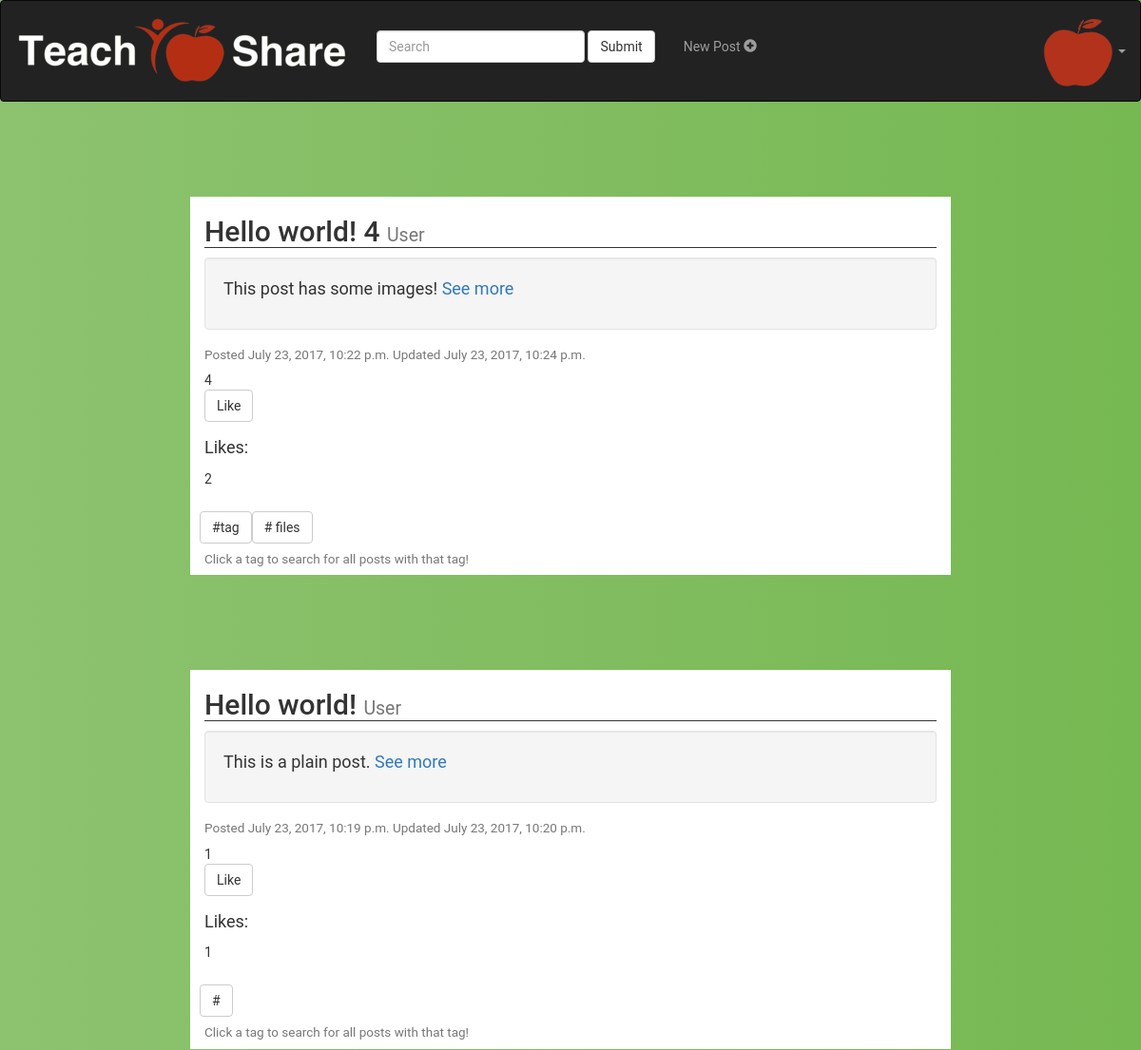
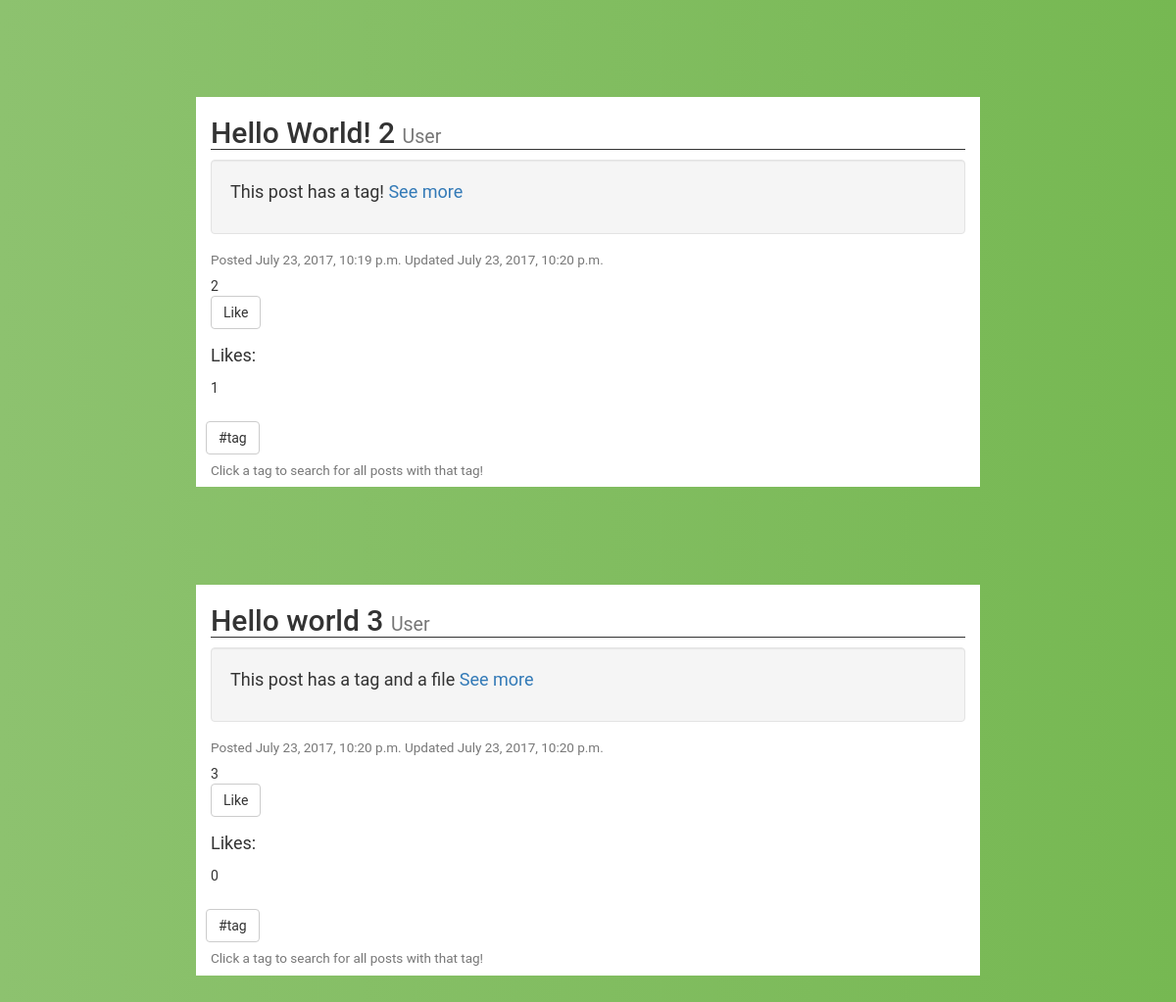
Before: /account/dashboard/ (signed in) with the older database file (2 pictures, top to bottom).
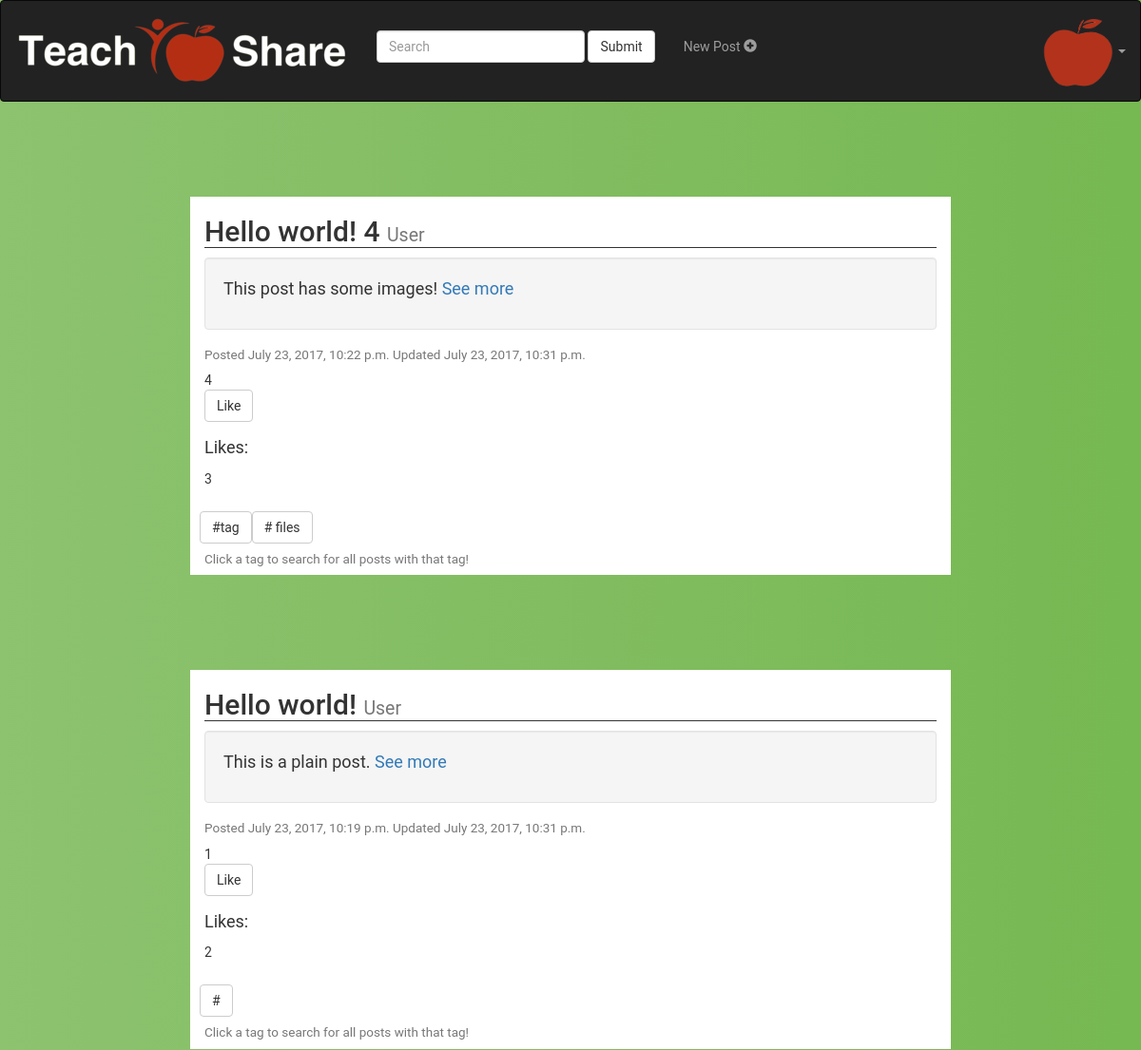
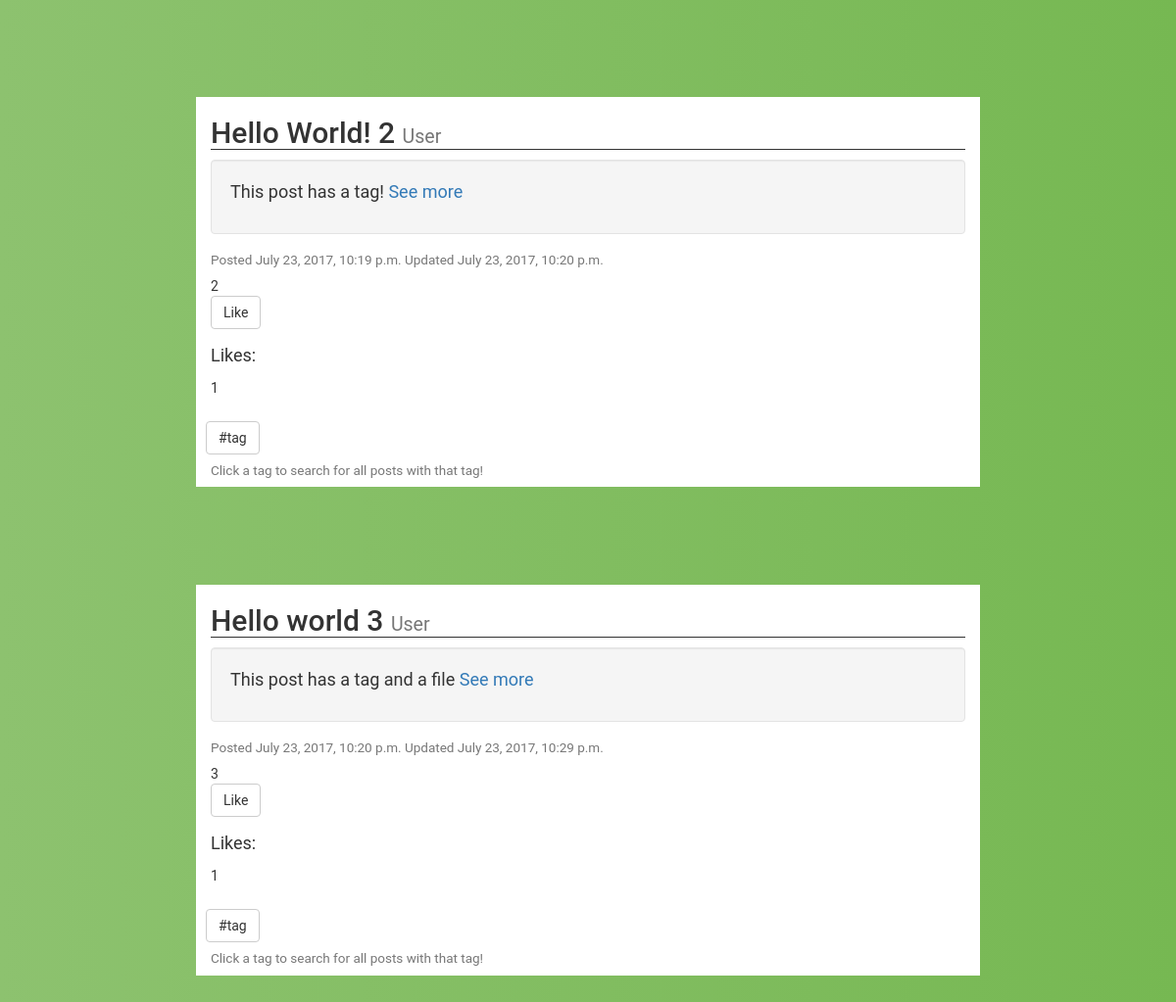
After: the same page with the newer database file (2 pictures, top to bottom).
### accounts/models.py (models this page shows)
class Post(models.Model):
	user = models.ForeignKey(settings.AUTH_USER_MODEL, default=1)
	title = models.CharField(max_length=100, default='')
	user = models.CharField(max_length=100, default='')
	content = models.TextField(default="")
	updated = models.DateTimeField(auto_now=True, auto_now_add=False)
	likes = models.IntegerField(default=0)
	timestamp = models.DateTimeField(auto_now=False, auto_now_add= True)

### accounts/views.py (the view)
@login_required(login_url='/account/login')
def dashboard(request):
	likedPosts = []
	for post in request.user.userprofile.favorites.all():
		likedPosts.append(post)
	if request.method == 'POST':
		print(request.POST['search'])
		print("foo")
		return render(request, 'accounts/dashboard.html',
					{'posts' : search(Post.objects.all(), request.POST['search']),
					 'likedPosts' : likedPosts,
					 'searchstring' : request.POST['search']})
	else:
		return render(request, 'accounts/dashboard.html',
						{'posts' : Post.objects.order_by("-likes"),
						 'likedPosts' : likedPosts})

### accounts/templates/accounts/dashboard.html (shortened to what this page needs)
<html lang="en">
<head>
{% load static %}
<link rel="stylesheet" href="https://maxcdn.bootstrapcdn.com/bootstrap/3.3.7/css/bootstrap.min.css">
<link rel="stylesheet" href={% static 'accounts/dashboard.css'%} type = "text/css">
</head>
<body>
{% block body %}
<nav class="navbar navbar-inverse ">
  <div class="container-fluid">
    <div class="navbar-header">
      <a class="navbar-brand" href="/account/dashboard">
        <img src="{% static "accounts/tslogo.png" %}" alt="TSLogo"/>
      </a>
    </div>
    <form class="navbar-form navbar-left nav-searchpad"
		method="post" id="search" action="{% url 'account:dashboard' %}">
      <div class="form-group">
		{% if searchstring %}
        <input type="text" name="search" value={{searchstring}} class="form-control">
		{% else %}
		<input type="text" name="search" class="form-control" placeholder="Search">
		{% endif %}
	 </div>
      <button type="submit" class="btn btn-default">Submit</button>
    </form>
    <ul class="nav navbar-nav nav-navitems">
      <li><a href="/account/create/">
        <p>New Post <span class="glyphicon glyphicon-plus-sign"></span> </p>
        </a>
      </li>
    </ul>
    <ul class="nav navbar-nav navbar-right">
      <li class="dropdown">
        <a class="dropdown-toggle" data-toggle="dropdown" >
          <img src="{% static "accounts/applelogo.png" %}" alt="TSLogo"/>
        <span class="caret"></span></a>
      </li>
    </ul>
  </div>
</nav>
{% if posts %}
	{% for post in posts %}
		<div class="container">
			<h2>{{post.title}} <small>{{post.user}}</small></h2>
			<div class="well">
				<p>
					{{post.content}}
                  <a href= '/account/detail/{{post.id}}'>See more</a>
				</p>
			</div>
			<h4><small>Posted {{post.timestamp}} Updated {{post.updated}}
			</small></h4>
			{{post.id}}
			<form action="{% url 'account:like' id=post.id %}" method="POST"
					id="likeForm{{post.id}}">
				<button type="submit" class="btn btn-default">
					{% if likedPosts %}
						{% if post.0 in likedPosts %}
							<div id="likeSubmit{{post.id}}">Unlike</div>
						{% else %}
							<div id="likeSubmit{{post.id}}">Like</div>
						{% endif %}
					{% else %}
						<div id="likeSubmit{{post.id}}">Like</div>
					{% endif %}
				</button>
				<br>
			</form>
			<p> Likes: <div id="likes{{post.id}}">{{post.likes}}</div></p>
			{% if post.tags.all %}
			<div class = "btn-toolbar">
				<div class="tag-container">
				{% for tag in post.tags.all %}
					<form method="post" id="search" action="{% url 'account:dashboard' %}">
						<button type="submit" class="btn btn-default">#{{tag.tag}}</button>
					</form>
				{% endfor %}
				</div>
			</div>
			<h4><small> Click a tag to search for all posts with that tag!</small></h4>
			{% endif %}
		</div>
	{% endfor %}
{% endif %}
{% endblock %}
</body>

Changed rows visible on the page:
changed Post "Hello world! 4": updated "July 23, 2017, 10:24 p.m." → "July 23, 2017, 10:31 p.m."; likes "2" → "3"
changed Post "Hello world!": updated "July 23, 2017, 10:20 p.m." → "July 23, 2017, 10:31 p.m."; likes "1" → "2"
changed Post "Hello world 3": updated "July 23, 2017, 10:20 p.m." → "July 23, 2017, 10:29 p.m."; likes "0" → "1"
